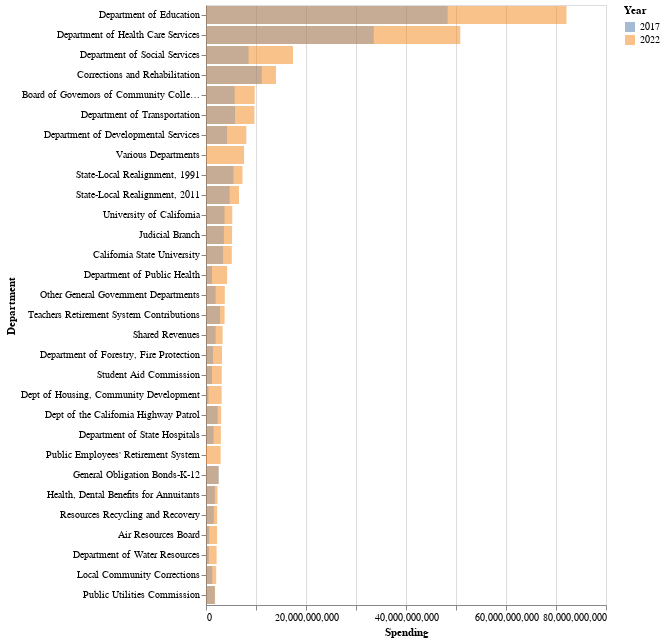

Notebook code cell kept with this figure:
### Code cell
# Create the chart
chart_2017 = (
    alt.Chart(data_long[data_long['Year'] == '2017'])
    .mark_bar()
    .encode(
        x=alt.X('Spending:Q', title='Spending'),
        y=alt.Y(
            'Department:N',
            title='Department',
            sort=top_departments
        ),
        color=alt.Color('Year:N'),
        opacity=alt.value(0.3),
        tooltip=[
            alt.Tooltip('Department', title='Department'),
            alt.Tooltip('Year', title='Year'),
            alt.Tooltip('Spending', title='Spending', format='$,.2f')
        ]
    )
)

chart_2022 = (
    alt.Chart(data_long[data_long['Year'] == '2022'])
    .mark_bar()
    .encode(
        x=alt.X('Spending:Q', title='Spending'),
        y=alt.Y(
            'Department:N',
            title='Department',
            sort=top_departments
        ),
        color='Year:N',
        opacity=alt.value(0.5),
        tooltip=[
            alt.Tooltip('Department', title='Department'),
            alt.Tooltip('Year', title='Year'),
            alt.Tooltip('Spending', title='Spending', format='$,.2f')
        ]
    )
)

chart = alt.layer(chart_2022, chart_2017).interactive()
chart

### Figure 1 — Vega-Lite specification as saved in the notebook (floating-point values rounded to 4 significant figures)
{"config": {"view": {"continuousWidth": 400, "continuousHeight": 300}}, "layer": [{"data": {"name": "data-bdf056b1f8e50ef295037e233b3b11d8"}, "mark": "bar", "encoding": {"color": {"field": "Year", "type": "nominal"}, "opacity": {"value": 0.5}, "tooltip": [{"field": "Department", "title": "Department", "type": "nominal"}, {"field": "Year", "title": "Year", "type": "nominal"}, {"field": "Spending", "format": "$,.2f", "title": "Spending", "type": "quantitative"}], "x": {"field": "Spending", "title": "Spending", "type": "quantitative"}, "y": {"field": "Department", "sort": ["Department of Education", "Department of Health Care Services", "Department of Social Services", "Corrections and Rehabilitation", "Board of Governors of Community Colleges", "Department of Transportation", "Department of Developmental Services", "Various Departments", "State-Local Realignment, 1991", "State-Local Realignment, 2011", "University of California", "Judicial Branch", "California State University", "Department of Public Health", "Other General Government Departments", "Teachers Retirement System Contributions", "Shared Revenues", "Department of Forestry, Fire Protection", "Student Aid Commission", "Dept of Housing, Community Development", "Dept of the California Highway Patrol", "Department of State Hospitals", "Public Employees' Retirement System", "General Obligation Bonds-K-12", "Health, Dental Benefits for Annuitants", "Resources Recycling and Recovery", "Air Resources Board", "Department of Water Resources", "Local Community Corrections", "Public Utilities Commission"], "title": "Department", "type": "nominal"}}, "selection": {"selector002": {"type": "interval", "bind": "scales", "encodings": ["x", "y"]}}}, {"data": {"name": "data-8e17364b66376bbaba49a39d7be9a9f3"}, "mark": "bar", "encoding": {"color": {"field": "Year", "type": "nominal"}, "opacity": {"value": 0.3}, "tooltip": [{"field": "Department", "title": "Department", "type": "nominal"}, {"field": "Year", "title": "Year", "type": "nominal"}, {"field": "Spending", "format": "$,.2f", "title": "Spending", "type": "quantitative"}], "x": {"field": "Spending", "title": "Spending", "type": "quantitative"}, "y": {"field": "Department", "sort": ["Department of Education", "Department of Health Care Services", "Department of Social Services", "Corrections and Rehabilitation", "Board of Governors of Community Colleges", "Department of Transportation", "Department of Developmental Services", "Various Departments", "State-Local Realignment, 1991", "State-Local Realignment, 2011", "University of California", "Judicial Branch", "California State University", "Department of Public Health", "Other General Government Departments", "Teachers Retirement System Contributions", "Shared Revenues", "Department of Forestry, Fire Protection", "Student Aid Commission", "Dept of Housing, Community Development", "Dept of the California Highway Patrol", "Department of State Hospitals", "Public Employees' Retirement System", "General Obligation Bonds-K-12", "Health, Dental Benefits for Annuitants", "Resources Recycling and Recovery", "Air Resources Board", "Department of Water Resources", "Local Community Corrections", "Public Utilities Commission"], "title": "Department", "type": "nominal"}}}], "$schema": "https://vega.github.io/schema/vega-lite/v4.17.0.json", "datasets": {"data-bdf056b1f8e50ef295037e233b3b11d8": [{"Department": "Dept of Housing, Community Development", "Year": "2022", "Spending": 3124000000.0}, {"Department": "Corrections and Rehabilitation", "Year": "2022", "Spending": 13990000000.0}, {"Department": "Local Community Corrections", "Year": "2022", "Spending": 2034000000.0}, {"Department": "Air Resources Board", "Year": "2022", "Spending": 2219000000.0}, {"Department": "Resources Recycling and Recovery", "Year": "2022", "Spending": 2234000000.0}, {"Department": "Other General Government Departments", "Year": "2022", "Spending": 3757000000.0}, {"Department": "Public Utilities Commission", "Year": "2022", "Spending": 1816000000.0}, {"Department": "Shared Revenues", "Year": "2022", "Spending": 3315000000.0}, {"Department": "Health, Dental Benefits for Annuitants", "Year": "2022", "Spending": 2302000000.0}, {"Department": "Various Departments", "Year": "2022", "Spending": 7615000000.0}, {"Department": "Public Employees' Retirement System", "Year": "2022", "Spending": 2925000000.0}, {"Department": "Department of Health Care Services", "Year": "2022", "Spending": 50850000000.0}, {"Department": "Department of Public Health", "Year": "2022", "Spending": 4227000000.0}, {"Department": "Department of Developmental Services", "Year": "2022", "Spending": 8068000000.0}, {"Department": "Department of State Hospitals", "Year": "2022", "Spending": 2974000000.0}, {"Department": "Department of Social Services", "Year": "2022", "Spending": 17400000000.0}, {"Department": "State-Local Realignment, 1991", "Year": "2022", "Spending": 7288000000.0}, {"Department": "State-Local Realignment, 2011", "Year": "2022", "Spending": 6599000000.0}, {"Department": "University of California", "Year": "2022", "Spending": 5250000000.0}, {"Department": "California State University", "Year": "2022", "Spending": 5157000000.0}, {"Department": "Board of Governors of Community Colleges", "Year": "2022", "Spending": 9742000000.0}, {"Department": "Student Aid Commission", "Year": "2022", "Spending": 3153000000.0}, {"Department": "Department of Education", "Year": "2022", "Spending": 72100000000.0}, {"Department": "Teachers Retirement System Contributions", "Year": "2022", "Spending": 3712000000.0}, {"Department": "General Obligation Bonds-K-12", "Year": "2022", "Spending": 2513000000.0}, {"Department": "Judicial Branch", "Year": "2022", "Spending": 5216000000.0}, {"Department": "Department of Forestry, Fire Protection", "Year": "2022", "Spending": 3201000000.0}, {"Department": "Department of Water Resources", "Year": "2022", "Spending": 2125000000.0}, {"Department": "Department of Transportation", "Year": "2022", "Spending": 9685000000.0}, {"Department": "Dept of the California Highway Patrol", "Year": "2022", "Spending": 3029000000.0}], "data-8e17364b66376bbaba49a39d7be9a9f3": [{"Department": "Dept of Housing, Community Development", "Year": "2017", "Spending": 481700000.0}, {"Department": "Corrections and Rehabilitation", "Year": "2017", "Spending": 11150000000.0}, {"Department": "Local Community Corrections", "Year": "2017", "Spending": 1249000000.0}, {"Department": "Air Resources Board", "Year": "2017", "Spending": 621300000.0}, {"Department": "Resources Recycling and Recovery", "Year": "2017", "Spending": 1561000000.0}, {"Department": "Other General Government Departments", "Year": "2017", "Spending": 1924000000.0}, {"Department": "Public Utilities Commission", "Year": "2017", "Spending": 1742000000.0}, {"Department": "Shared Revenues", "Year": "2017", "Spending": 1915000000.0}, {"Department": "Health, Dental Benefits for Annuitants", "Year": "2017", "Spending": 1769000000.0}, {"Department": "Various Departments", "Year": "2017", "Spending": 94350000.0}, {"Department": "Public Employees' Retirement System", "Year": "2017", "Spending": 0.0}, {"Department": "Department of Health Care Services", "Year": "2017", "Spending": 33550000000.0}, {"Department": "Department of Public Health", "Year": "2017", "Spending": 1191000000.0}, {"Department": "Department of Developmental Services", "Year": "2017", "Spending": 4212000000.0}, {"Department": "Department of State Hospitals", "Year": "2017", "Spending": 1502000000.0}, {"Department": "Department of Social Services", "Year": "2017", "Spending": 8508000000.0}, {"Department": "State-Local Realignment, 1991", "Year": "2017", "Spending": 5488000000.0}, {"Department": "State-Local Realignment, 2011", "Year": "2017", "Spending": 4739000000.0}, {"Department": "University of California", "Year": "2017", "Spending": 3706000000.0}, {"Department": "California State University", "Year": "2017", "Spending": 3417000000.0}, {"Department": "Board of Governors of Community Colleges", "Year": "2017", "Spending": 5727000000.0}, {"Department": "Student Aid Commission", "Year": "2017", "Spending": 1194000000.0}, {"Department": "Department of Education", "Year": "2017", "Spending": 48330000000.0}, {"Department": "Teachers Retirement System Contributions", "Year": "2017", "Spending": 2790000000.0}, {"Department": "General Obligation Bonds-K-12", "Year": "2017", "Spending": 2568000000.0}, {"Department": "Judicial Branch", "Year": "2017", "Spending": 3579000000.0}, {"Department": "Department of Forestry, Fire Protection", "Year": "2017", "Spending": 1403000000.0}, {"Department": "Department of Water Resources", "Year": "2017", "Spending": 559500000.0}, {"Department": "Department of Transportation", "Year": "2017", "Spending": 5799000000.0}, {"Department": "Dept of the California Highway Patrol", "Year": "2017", "Spending": 2341000000.0}]}}
